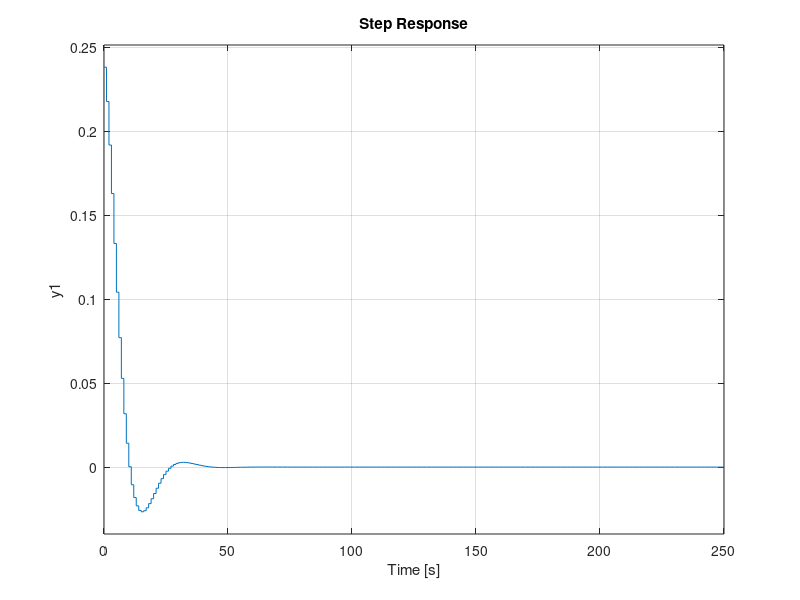

This figure's MATLAB source:
# Show closed-loop pole locations and step response of clock synchronization PLL
1;
function chk (kp, ki, hzPerCount)
printf("***** Kp:%d  Ki:%d *****\n", kp, ki);
controller = parallel(tf([kp], [1]), tf([ki 0], [1 -1], 1.0))
plant = tf([hzPerCount 0], [1 -1], 1.0)
SYS = feedback(controller, plant)
pole(SYS)
abs(pole(SYS))
step(SYS,20)
pause
[y,t] = step(SYS,250);
step(SYS,250);
[ymin, ymini] = min(y);
printf("Initial error %d\n", y(1));
if (ymin < 0)
    printf("Overshoot %d at step %d\n", -ymin, ymini);
endif
pause
endfunction

chk(1/16, 1/512, 1)

chk(1/4, 1/16, 1)
